Frame 1 (no input): blank canvas, image omitted
Frame 60 (the mouse pressed at the canvas centre just before this capture): blank canvas, image omitted
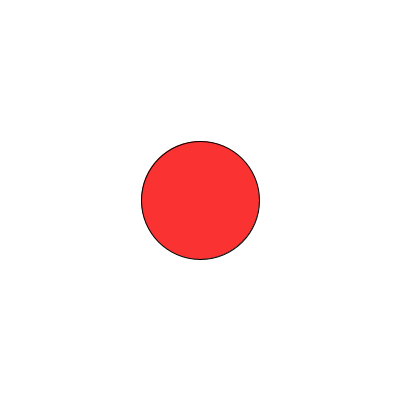
Frame 120 (the mouse held since frame 60 and released just before this capture)

The Processing sketch whose frames 1 and 60 were blank and that drew this single picture after the mouse press (run headless with seeded random() and noise(); from frame 60 on, the mouse is pressed at the canvas centre):

// Processing sketch: processing_74497
// ── processing_74497.pde

int c = 0;

void setup (){
  size(400,400);
  background(255, 20);
}

void draw(){
  fill(250,50,50);
if (mousePressed){
  ellipse(mouseX, mouseY, c, c);
  c = c + 2;
}
if (c > width){
  c = 0;
}
}

void mouseReleased(){
  c = 0;
}
